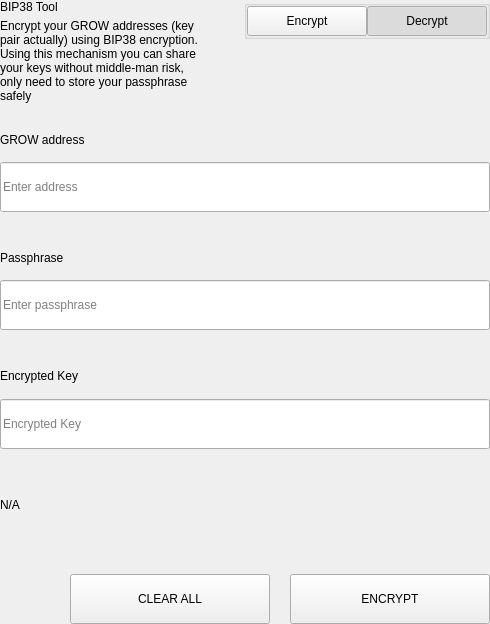
<?xml version="1.0" encoding="UTF-8"?>
<ui version="4.0">
 <class>SettingsBitToolWidget</class>
 <widget class="QWidget" name="SettingsBitToolWidget">
  <property name="geometry">
   <rect>
    <x>0</x>
    <y>0</y>
    <width>490</width>
    <height>624</height>
   </rect>
  </property>
  <property name="windowTitle">
   <string>Form</string>
  </property>
  <layout class="QVBoxLayout" name="verticalLayout">
   <property name="spacing">
    <number>0</number>
   </property>
   <property name="leftMargin">
    <number>0</number>
   </property>
   <property name="topMargin">
    <number>0</number>
   </property>
   <property name="rightMargin">
    <number>0</number>
   </property>
   <property name="bottomMargin">
    <number>0</number>
   </property>
   <item>
    <widget class="QWidget" name="left" native="true">
     <layout class="QVBoxLayout" name="verticalLayout_3">
      <property name="leftMargin">
       <number>0</number>
      </property>
      <property name="topMargin">
       <number>0</number>
      </property>
      <property name="rightMargin">
       <number>0</number>
      </property>
      <property name="bottomMargin">
       <number>0</number>
      </property>
      <item>
       <layout class="QVBoxLayout" name="verticalLayout_2">
        <property name="spacing">
         <number>0</number>
        </property>
        <item>
         <layout class="QHBoxLayout" name="horizontalLayout_3" stretch="3,1">
          <property name="spacing">
           <number>40</number>
          </property>
          <item>
           <layout class="QVBoxLayout" name="verticalLayoutTitle">
            <property name="spacing">
             <number>5</number>
            </property>
            <item>
             <widget class="QLabel" name="labelTitle">
              <property name="text">
               <string>BIP38 Tool</string>
              </property>
             </widget>
            </item>
            <item>
             <widget class="QLabel" name="labelSubtitle1">
              <property name="text">
               <string>Encrypt your GROW addresses (key pair actually) using BIP38 encryption.
Using this mechanism you can share your keys without middle-man risk, only need to store your passphrase safely</string>
              </property>
              <property name="wordWrap">
               <bool>true</bool>
              </property>
             </widget>
            </item>
           </layout>
          </item>
          <item alignment="Qt::AlignTop">
           <widget class="QGroupBox" name="groupBox">
            <property name="title">
             <string/>
            </property>
            <property name="alignment">
             <set>Qt::AlignLeading|Qt::AlignLeft|Qt::AlignTop</set>
            </property>
            <layout class="QHBoxLayout" name="horizontalLayout_4">
             <property name="spacing">
              <number>0</number>
             </property>
             <property name="leftMargin">
              <number>0</number>
             </property>
             <property name="topMargin">
              <number>0</number>
             </property>
             <property name="rightMargin">
              <number>0</number>
             </property>
             <property name="bottomMargin">
              <number>0</number>
             </property>
             <item>
              <spacer name="horizontalSpacer">
               <property name="orientation">
                <enum>Qt::Horizontal</enum>
               </property>
               <property name="sizeHint" stdset="0">
                <size>
                 <width>40</width>
                 <height>20</height>
                </size>
               </property>
              </spacer>
             </item>
             <item>
              <widget class="QPushButton" name="pushLeft">
               <property name="minimumSize">
                <size>
                 <width>120</width>
                 <height>30</height>
                </size>
               </property>
               <property name="maximumSize">
                <size>
                 <width>120</width>
                 <height>30</height>
                </size>
               </property>
               <property name="focusPolicy">
                <enum>Qt::NoFocus</enum>
               </property>
               <property name="text">
                <string>Encrypt</string>
               </property>
               <property name="checkable">
                <bool>true</bool>
               </property>
               <property name="autoExclusive">
                <bool>true</bool>
               </property>
              </widget>
             </item>
             <item>
              <widget class="QPushButton" name="pushRight">
               <property name="minimumSize">
                <size>
                 <width>120</width>
                 <height>30</height>
                </size>
               </property>
               <property name="maximumSize">
                <size>
                 <width>120</width>
                 <height>30</height>
                </size>
               </property>
               <property name="focusPolicy">
                <enum>Qt::NoFocus</enum>
               </property>
               <property name="text">
                <string>Decrypt</string>
               </property>
               <property name="checkable">
                <bool>true</bool>
               </property>
               <property name="checked">
                <bool>true</bool>
               </property>
               <property name="autoExclusive">
                <bool>true</bool>
               </property>
              </widget>
             </item>
            </layout>
           </widget>
          </item>
         </layout>
        </item>
        <item>
         <widget class="QStackedWidget" name="stackedWidget">
          <property name="currentIndex">
           <number>1</number>
          </property>
          <widget class="QWidget" name="pageDecrypt">
           <layout class="QVBoxLayout" name="verticalLayout_5">
            <property name="spacing">
             <number>0</number>
            </property>
            <property name="leftMargin">
             <number>0</number>
            </property>
            <property name="topMargin">
             <number>0</number>
            </property>
            <property name="rightMargin">
             <number>0</number>
            </property>
            <property name="bottomMargin">
             <number>0</number>
            </property>
            <item>
             <widget class="QWidget" name="widget" native="true">
              <property name="minimumSize">
               <size>
                <width>0</width>
                <height>100</height>
               </size>
              </property>
              <layout class="QVBoxLayout" name="verticalLayout_4">
               <property name="spacing">
                <number>0</number>
               </property>
               <property name="leftMargin">
                <number>0</number>
               </property>
               <property name="topMargin">
                <number>0</number>
               </property>
               <property name="rightMargin">
                <number>0</number>
               </property>
               <property name="bottomMargin">
                <number>0</number>
               </property>
               <item>
                <spacer name="verticalSpacer_2">
                 <property name="orientation">
                  <enum>Qt::Vertical</enum>
                 </property>
                 <property name="sizeType">
                  <enum>QSizePolicy::Fixed</enum>
                 </property>
                 <property name="sizeHint" stdset="0">
                  <size>
                   <width>20</width>
                   <height>20</height>
                  </size>
                 </property>
                </spacer>
               </item>
               <item>
                <layout class="QHBoxLayout" name="horizontalLayout_6" stretch="2">
                 <property name="spacing">
                  <number>0</number>
                 </property>
                 <item>
                  <layout class="QVBoxLayout" name="verticalLayout_7">
                   <property name="spacing">
                    <number>9</number>
                   </property>
                   <item>
                    <widget class="QLabel" name="labelSubtitleKey">
                     <property name="minimumSize">
                      <size>
                       <width>0</width>
                       <height>20</height>
                      </size>
                     </property>
                     <property name="maximumSize">
                      <size>
                       <width>16777215</width>
                       <height>20</height>
                      </size>
                     </property>
                     <property name="text">
                      <string>Encrypted key</string>
                     </property>
                    </widget>
                   </item>
                   <item>
                    <widget class="QLineEdit" name="lineEditKey">
                     <property name="minimumSize">
                      <size>
                       <width>0</width>
                       <height>50</height>
                      </size>
                     </property>
                     <property name="maximumSize">
                      <size>
                       <width>16777215</width>
                       <height>50</height>
                      </size>
                     </property>
                     <property name="placeholderText">
                      <string>Enter a encrypted key</string>
                     </property>
                    </widget>
                   </item>
                  </layout>
                 </item>
                </layout>
               </item>
               <item>
                <spacer name="verticalSpacer_3">
                 <property name="orientation">
                  <enum>Qt::Vertical</enum>
                 </property>
                 <property name="sizeType">
                  <enum>QSizePolicy::Fixed</enum>
                 </property>
                 <property name="sizeHint" stdset="0">
                  <size>
                   <width>20</width>
                   <height>20</height>
                  </size>
                 </property>
                </spacer>
               </item>
               <item>
                <layout class="QVBoxLayout" name="verticalLayout_9">
                 <property name="spacing">
                  <number>9</number>
                 </property>
                 <item>
                  <widget class="QLabel" name="labelSubtitlePassphrase">
                   <property name="maximumSize">
                    <size>
                     <width>16777215</width>
                     <height>20</height>
                    </size>
                   </property>
                   <property name="text">
                    <string>Passphrase</string>
                   </property>
                  </widget>
                 </item>
                 <item>
                  <widget class="QLineEdit" name="lineEditPassphrase">
                   <property name="minimumSize">
                    <size>
                     <width>0</width>
                     <height>50</height>
                    </size>
                   </property>
                   <property name="maximumSize">
                    <size>
                     <width>16777215</width>
                     <height>50</height>
                    </size>
                   </property>
                   <property name="placeholderText">
                    <string>Enter a passphrase</string>
                   </property>
                  </widget>
                 </item>
                </layout>
               </item>
               <item>
                <spacer name="verticalSpacer_4">
                 <property name="orientation">
                  <enum>Qt::Vertical</enum>
                 </property>
                 <property name="sizeType">
                  <enum>QSizePolicy::Fixed</enum>
                 </property>
                 <property name="sizeHint" stdset="0">
                  <size>
                   <width>20</width>
                   <height>20</height>
                  </size>
                 </property>
                </spacer>
               </item>
               <item>
                <widget class="QWidget" name="widget_3" native="true">
                 <property name="sizePolicy">
                  <sizepolicy hsizetype="Preferred" vsizetype="Fixed">
                   <horstretch>0</horstretch>
                   <verstretch>0</verstretch>
                  </sizepolicy>
                 </property>
                 <layout class="QVBoxLayout" name="verticalLayout_10">
                  <property name="spacing">
                   <number>9</number>
                  </property>
                  <property name="leftMargin">
                   <number>0</number>
                  </property>
                  <property name="topMargin">
                   <number>0</number>
                  </property>
                  <property name="rightMargin">
                   <number>0</number>
                  </property>
                  <property name="bottomMargin">
                   <number>0</number>
                  </property>
                  <item>
                   <widget class="QLabel" name="labelSubtitleDecryptResult">
                    <property name="minimumSize">
                     <size>
                      <width>0</width>
                      <height>20</height>
                     </size>
                    </property>
                    <property name="maximumSize">
                     <size>
                      <width>16777215</width>
                      <height>20</height>
                     </size>
                    </property>
                    <property name="text">
                     <string>Decrypted address result</string>
                    </property>
                   </widget>
                  </item>
                  <item>
                   <widget class="QWidget" name="widget_4" native="true">
                    <layout class="QHBoxLayout" name="horizontalLayout" stretch="6,0,1">
                     <property name="spacing">
                      <number>0</number>
                     </property>
                     <property name="leftMargin">
                      <number>0</number>
                     </property>
                     <property name="topMargin">
                      <number>0</number>
                     </property>
                     <property name="rightMargin">
                      <number>0</number>
                     </property>
                     <property name="bottomMargin">
                      <number>0</number>
                     </property>
                     <item alignment="Qt::AlignVCenter">
                      <widget class="QLineEdit" name="lineEditDecryptResult">
                       <property name="minimumSize">
                        <size>
                         <width>0</width>
                         <height>50</height>
                        </size>
                       </property>
                       <property name="maximumSize">
                        <size>
                         <width>16777215</width>
                         <height>50</height>
                        </size>
                       </property>
                       <property name="placeholderText">
                        <string>Decrypted Address</string>
                       </property>
                      </widget>
                     </item>
                     <item>
                      <spacer name="horizontalSpacer_4">
                       <property name="orientation">
                        <enum>Qt::Horizontal</enum>
                       </property>
                       <property name="sizeType">
                        <enum>QSizePolicy::Fixed</enum>
                       </property>
                       <property name="sizeHint" stdset="0">
                        <size>
                         <width>20</width>
                         <height>50</height>
                        </size>
                       </property>
                      </spacer>
                     </item>
                     <item>
                      <widget class="QPushButton" name="pushButtonImport">
                       <property name="minimumSize">
                        <size>
                         <width>140</width>
                         <height>40</height>
                        </size>
                       </property>
                       <property name="text">
                        <string>Import Address</string>
                       </property>
                      </widget>
                     </item>
                    </layout>
                   </widget>
                  </item>
                 </layout>
                </widget>
               </item>
               <item>
                <widget class="QLabel" name="statusLabel_DEC">
                 <property name="maximumSize">
                  <size>
                   <width>16777215</width>
                   <height>40</height>
                  </size>
                 </property>
                 <property name="text">
                  <string/>
                 </property>
                </widget>
               </item>
               <item>
                <spacer name="verticalSpacer">
                 <property name="orientation">
                  <enum>Qt::Vertical</enum>
                 </property>
                 <property name="sizeType">
                  <enum>QSizePolicy::Preferred</enum>
                 </property>
                 <property name="sizeHint" stdset="0">
                  <size>
                   <width>20</width>
                   <height>20</height>
                  </size>
                 </property>
                </spacer>
               </item>
               <item>
                <layout class="QHBoxLayout" name="horizontalLayout_7">
                 <property name="spacing">
                  <number>0</number>
                 </property>
                 <item>
                  <spacer name="horizontalSpacer_5">
                   <property name="orientation">
                    <enum>Qt::Horizontal</enum>
                   </property>
                   <property name="sizeType">
                    <enum>QSizePolicy::Expanding</enum>
                   </property>
                   <property name="sizeHint" stdset="0">
                    <size>
                     <width>40</width>
                     <height>20</height>
                    </size>
                   </property>
                  </spacer>
                 </item>
                 <item>
                  <widget class="QPushButton" name="pushButtonDecryptClear">
                   <property name="minimumSize">
                    <size>
                     <width>200</width>
                     <height>50</height>
                    </size>
                   </property>
                   <property name="maximumSize">
                    <size>
                     <width>200</width>
                     <height>50</height>
                    </size>
                   </property>
                   <property name="text">
                    <string>CLEAR</string>
                   </property>
                  </widget>
                 </item>
                 <item>
                  <spacer name="horizontalSpacer_3">
                   <property name="orientation">
                    <enum>Qt::Horizontal</enum>
                   </property>
                   <property name="sizeType">
                    <enum>QSizePolicy::Fixed</enum>
                   </property>
                   <property name="sizeHint" stdset="0">
                    <size>
                     <width>20</width>
                     <height>20</height>
                    </size>
                   </property>
                  </spacer>
                 </item>
                 <item>
                  <widget class="QPushButton" name="pushButtonDecrypt">
                   <property name="minimumSize">
                    <size>
                     <width>200</width>
                     <height>50</height>
                    </size>
                   </property>
                   <property name="maximumSize">
                    <size>
                     <width>200</width>
                     <height>50</height>
                    </size>
                   </property>
                   <property name="text">
                    <string>DECRYPT KEY</string>
                   </property>
                  </widget>
                 </item>
                </layout>
               </item>
              </layout>
             </widget>
            </item>
           </layout>
          </widget>
          <widget class="QWidget" name="pageEncrypt">
           <layout class="QVBoxLayout" name="verticalLayout_11">
            <property name="spacing">
             <number>0</number>
            </property>
            <property name="leftMargin">
             <number>0</number>
            </property>
            <property name="topMargin">
             <number>0</number>
            </property>
            <property name="rightMargin">
             <number>0</number>
            </property>
            <property name="bottomMargin">
             <number>0</number>
            </property>
            <item>
             <spacer name="verticalSpacer_8">
              <property name="orientation">
               <enum>Qt::Vertical</enum>
              </property>
              <property name="sizeType">
               <enum>QSizePolicy::Fixed</enum>
              </property>
              <property name="sizeHint" stdset="0">
               <size>
                <width>20</width>
                <height>20</height>
               </size>
              </property>
             </spacer>
            </item>
            <item>
             <widget class="QWidget" name="containerAddressEnc" native="true">
              <layout class="QVBoxLayout" name="containerAddressEncLayout">
               <property name="spacing">
                <number>5</number>
               </property>
               <property name="leftMargin">
                <number>0</number>
               </property>
               <property name="topMargin">
                <number>0</number>
               </property>
               <property name="rightMargin">
                <number>0</number>
               </property>
               <property name="bottomMargin">
                <number>0</number>
               </property>
               <item>
                <widget class="QLabel" name="labelSubtitleAddress">
                 <property name="minimumSize">
                  <size>
                   <width>0</width>
                   <height>20</height>
                  </size>
                 </property>
                 <property name="maximumSize">
                  <size>
                   <width>16777215</width>
                   <height>20</height>
                  </size>
                 </property>
                 <property name="text">
                  <string>GROW address</string>
                 </property>
                </widget>
               </item>
               <item>
                <widget class="QLineEdit" name="addressIn_ENC">
                 <property name="minimumSize">
                  <size>
                   <width>0</width>
                   <height>50</height>
                  </size>
                 </property>
                 <property name="placeholderText">
                  <string>Enter address</string>
                 </property>
                </widget>
               </item>
              </layout>
             </widget>
            </item>
            <item>
             <spacer name="verticalSpacer_6">
              <property name="orientation">
               <enum>Qt::Vertical</enum>
              </property>
              <property name="sizeType">
               <enum>QSizePolicy::Fixed</enum>
              </property>
              <property name="sizeHint" stdset="0">
               <size>
                <width>20</width>
                <height>20</height>
               </size>
              </property>
             </spacer>
            </item>
            <item>
             <widget class="QWidget" name="containerAddress" native="true">
              <layout class="QHBoxLayout" name="horizontalLayout_9" stretch="2">
               <property name="spacing">
                <number>0</number>
               </property>
               <property name="leftMargin">
                <number>0</number>
               </property>
               <property name="topMargin">
                <number>0</number>
               </property>
               <property name="rightMargin">
                <number>0</number>
               </property>
               <property name="bottomMargin">
                <number>0</number>
               </property>
               <item>
                <layout class="QVBoxLayout" name="verticalLayout_8">
                 <property name="spacing">
                  <number>5</number>
                 </property>
                 <item>
                  <widget class="QLabel" name="labelSubtitleMessage">
                   <property name="minimumSize">
                    <size>
                     <width>0</width>
                     <height>20</height>
                    </size>
                   </property>
                   <property name="maximumSize">
                    <size>
                     <width>16777215</width>
                     <height>20</height>
                    </size>
                   </property>
                   <property name="text">
                    <string>Passphrase</string>
                   </property>
                  </widget>
                 </item>
                 <item>
                  <widget class="QLineEdit" name="passphraseIn_ENC">
                   <property name="minimumSize">
                    <size>
                     <width>0</width>
                     <height>50</height>
                    </size>
                   </property>
                   <property name="maximumSize">
                    <size>
                     <width>16777215</width>
                     <height>50</height>
                    </size>
                   </property>
                   <property name="placeholderText">
                    <string>Enter passphrase</string>
                   </property>
                  </widget>
                 </item>
                </layout>
               </item>
              </layout>
             </widget>
            </item>
            <item>
             <spacer name="verticalSpacer_7">
              <property name="orientation">
               <enum>Qt::Vertical</enum>
              </property>
              <property name="sizeType">
               <enum>QSizePolicy::Fixed</enum>
              </property>
              <property name="sizeHint" stdset="0">
               <size>
                <width>20</width>
                <height>20</height>
               </size>
              </property>
             </spacer>
            </item>
            <item>
             <widget class="QWidget" name="widget_2" native="true">
              <property name="minimumSize">
               <size>
                <width>0</width>
                <height>75</height>
               </size>
              </property>
              <property name="maximumSize">
               <size>
                <width>16777215</width>
                <height>16777215</height>
               </size>
              </property>
              <layout class="QVBoxLayout" name="verticalLayout_6">
               <property name="leftMargin">
                <number>0</number>
               </property>
               <property name="topMargin">
                <number>0</number>
               </property>
               <property name="rightMargin">
                <number>0</number>
               </property>
               <property name="bottomMargin">
                <number>0</number>
               </property>
               <item>
                <widget class="QLabel" name="labelSubtitleEncryptedKey">
                 <property name="minimumSize">
                  <size>
                   <width>0</width>
                   <height>20</height>
                  </size>
                 </property>
                 <property name="maximumSize">
                  <size>
                   <width>16777215</width>
                   <height>20</height>
                  </size>
                 </property>
                 <property name="text">
                  <string>Encrypted Key</string>
                 </property>
                </widget>
               </item>
               <item>
                <widget class="QLineEdit" name="encryptedKeyOut_ENC">
                 <property name="minimumSize">
                  <size>
                   <width>0</width>
                   <height>50</height>
                  </size>
                 </property>
                 <property name="placeholderText">
                  <string>Encrypted Key</string>
                 </property>
                </widget>
               </item>
              </layout>
             </widget>
            </item>
            <item>
             <widget class="QLabel" name="statusLabel_ENC">
              <property name="text">
               <string notr="true">N/A</string>
              </property>
             </widget>
            </item>
            <item>
             <spacer name="verticalSpacer_5">
              <property name="orientation">
               <enum>Qt::Vertical</enum>
              </property>
              <property name="sizeType">
               <enum>QSizePolicy::Fixed</enum>
              </property>
              <property name="sizeHint" stdset="0">
               <size>
                <width>20</width>
                <height>20</height>
               </size>
              </property>
             </spacer>
            </item>
            <item>
             <layout class="QHBoxLayout" name="horizontalLayout_8">
              <property name="spacing">
               <number>0</number>
              </property>
              <item>
               <spacer name="horizontalSpacer_6">
                <property name="orientation">
                 <enum>Qt::Horizontal</enum>
                </property>
                <property name="sizeType">
                 <enum>QSizePolicy::Expanding</enum>
                </property>
                <property name="sizeHint" stdset="0">
                 <size>
                  <width>40</width>
                  <height>20</height>
                 </size>
                </property>
               </spacer>
              </item>
              <item>
               <widget class="QPushButton" name="pushButtonClear">
                <property name="minimumSize">
                 <size>
                  <width>200</width>
                  <height>50</height>
                 </size>
                </property>
                <property name="focusPolicy">
                 <enum>Qt::NoFocus</enum>
                </property>
                <property name="text">
                 <string>CLEAR ALL</string>
                </property>
               </widget>
              </item>
              <item>
               <spacer name="horizontalSpacer_2">
                <property name="orientation">
                 <enum>Qt::Horizontal</enum>
                </property>
                <property name="sizeType">
                 <enum>QSizePolicy::Fixed</enum>
                </property>
                <property name="sizeHint" stdset="0">
                 <size>
                  <width>20</width>
                  <height>20</height>
                 </size>
                </property>
               </spacer>
              </item>
              <item>
               <widget class="QPushButton" name="pushButtonEncrypt">
                <property name="minimumSize">
                 <size>
                  <width>200</width>
                  <height>50</height>
                 </size>
                </property>
                <property name="maximumSize">
                 <size>
                  <width>200</width>
                  <height>50</height>
                 </size>
                </property>
                <property name="focusPolicy">
                 <enum>Qt::NoFocus</enum>
                </property>
                <property name="text">
                 <string>ENCRYPT</string>
                </property>
               </widget>
              </item>
             </layout>
            </item>
           </layout>
          </widget>
         </widget>
        </item>
       </layout>
      </item>
     </layout>
    </widget>
   </item>
  </layout>
 </widget>
 <resources/>
 <connections/>
</ui>
